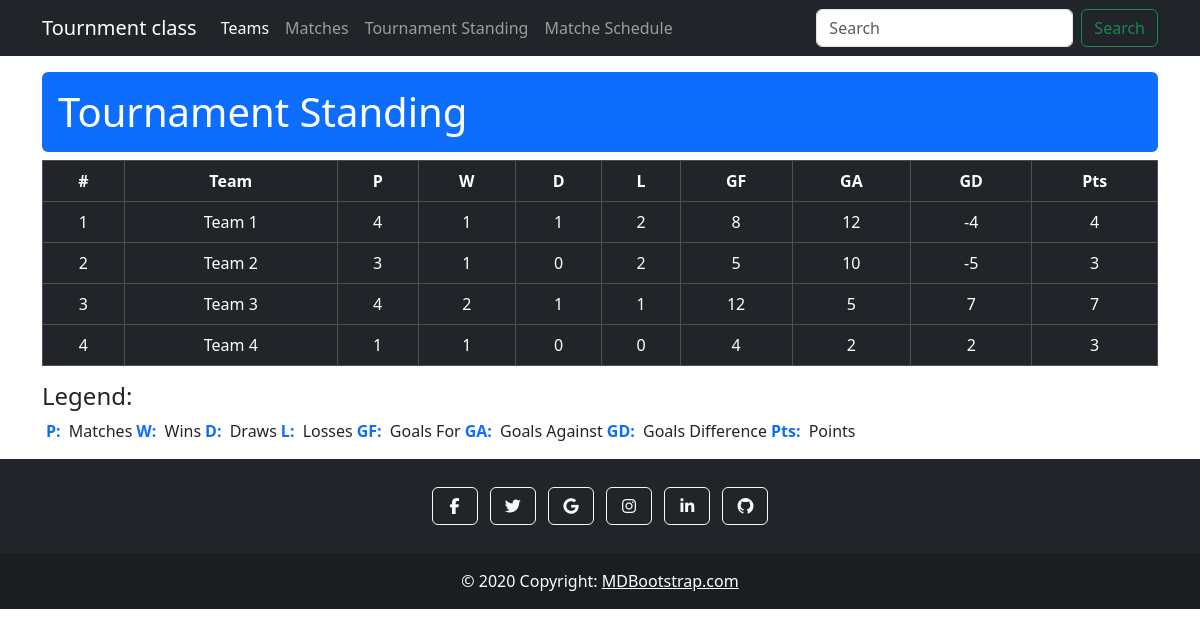
Page /standings.php on the committed database.
### tables this page shows
CREATE TABLE `teams` (
  `id` int(11) NOT NULL,
  `class_name` varchar(255) NOT NULL,
  `points` int(11) NOT NULL,
  `goals_scored` int(11) NOT NULL,
  `goals_aginest` int(11) NOT NULL
);

### standings.php (the view, shortened to what this page needs)
<?php include "./includes/header.php" ?>
<h1 class="bg-primary text-white p-3 rounded">Tournament Standing</h1>
<table class="table table-hover table-dark table-bordered my-2 text-center">
    <tr>
        <th>#</th>
        <th>Team</th>
        <th>P</th>
        <th>W</th>
        <th>D</th>
        <th>L</th>
        <th>GF</th>
        <th>GA</th>
        <th>GD</th>
        <th>Pts</th>
    </tr>
    <tbody>
        <?php
        $matches = $pdo->query("SELECT teams.id,teams.class_name,COUNT(matches.id) AS matched_played,
teams.goals_scored AS Goal_for,teams.goals_aginest AS Goal_Againest,
(teams.goals_scored-teams.goals_aginest) AS Goal_difference,teams.points,
SUM(
(matches.team1_id=teams.id AND matches.team1_goals>matches.team2_goals) OR
    (matches.team2_id=teams.id AND matches.team2_goals>matches.team1_goals)
) AS wins ,
SUM(
(matches.team1_id=teams.id AND matches.team1_goals<matches.team2_goals) OR
    (matches.team2_id=teams.id AND matches.team2_goals<matches.team1_goals)
) AS losses ,
SUM(
(matches.team1_id=teams.id AND matches.team1_goals=matches.team2_goals) OR
    (matches.team2_id=teams.id AND matches.team2_goals=matches.team1_goals)
) AS draws
FROM teams LEFT JOIN matches ON (teams.id=matches.team1_id) OR (teams.id=matches.team2_id)
GROUP BY teams.class_name, teams.goals_scored, teams.goals_aginest, teams.points");
        foreach ($matches as $index=>$stand) { ?>
            <tr>
                <td><?= $index + 1 ?></td>
                <td><?= $stand['class_name'] ?></td>
                <td><?= $stand['matched_played'] ?></td>
                <td><?= $stand['wins'] ?></td>
                <td><?= $stand['draws'] ?></td>
                <td><?= $stand['losses'] ?></td>
                <td><?= $stand['Goal_for'] ?></td>
                <td><?= $stand['Goal_Againest'] ?></td>
                <td><?= $stand['Goal_difference'] ?></td>
                <td><?= $stand['points'] ?></td>
            </tr>
        <?php }
        ?>
    </tbody>
</table>
<div class="mt-3">
    <h4>Legend:</h4>
    <div class="d-flex">
        <p><span class="text-primary mx-1 fw-bold">P:</span> Matches</p>
        <p><span class="text-primary mx-1 fw-bold">W:</span> Wins</p>
        <p><span class="text-primary mx-1 fw-bold">D:</span> Draws</p>
        <p><span class="text-primary mx-1 fw-bold">L:</span> Losses</p>
        <p><span class="text-primary mx-1 fw-bold">GF:</span> Goals For</p>
        <p><span class="text-primary mx-1 fw-bold">GA:</span> Goals Against</p>
        <p><span class="text-primary mx-1 fw-bold">GD:</span> Goals Difference</p>
        <p><span class="text-primary mx-1 fw-bold">Pts:</span> Points</p>
    </div>
</div>
</div>
<?php include "./includes/footer.php" ?>

### rows in the picture
teams: class_name "Team 1", matched_played "4", wins "1", draws "1", losses "2", goals_scored "8", goals_aginest "12", Goal_difference "-4", points "4"
teams: class_name "Team 2", matched_played "3", wins "1", draws "0", losses "2", goals_scored "5", goals_aginest "10", Goal_difference "-5", points "3"
teams: class_name "Team 3", matched_played "4", wins "2", draws "1", losses "1", goals_scored "12", goals_aginest "5", Goal_difference "7", points "7"
teams: class_name "Team 4", matched_played "1", wins "1", draws "0", losses "0", goals_scored "4", goals_aginest "2", Goal_difference "2", points "3"
